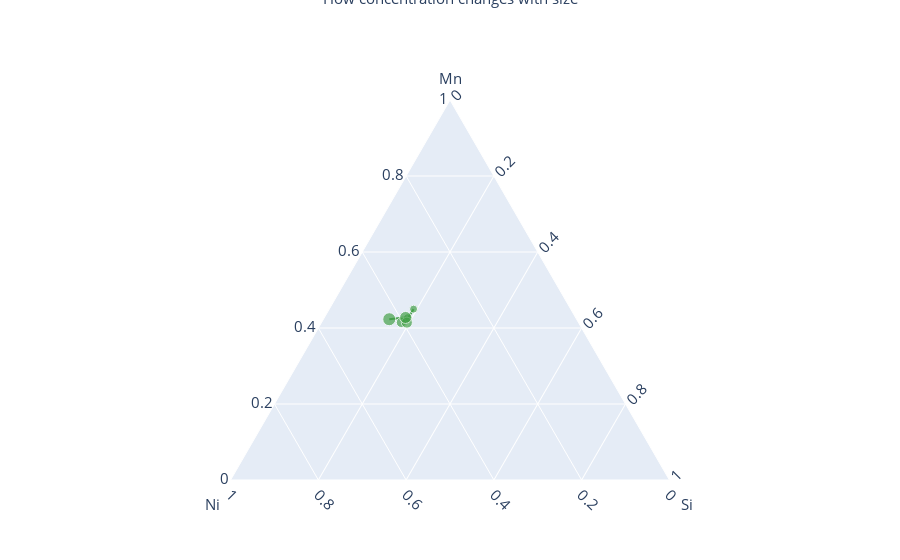

The notebook cell saved with this chart:
### Code cell
# plot mean compositions on ternary diagrams
fig = go.Figure()


# ion = "Cu"
x_axis_values = np.arange(20, 160, 20) # ONE STEP LONGER THAN YOU WANT IT TO BE
ions_to_plot = ["Mn", "Ni", "Si"] # ONLY THREE
if len(ions_to_plot) != 3:
    print("You have to specify exactly three elements / columns!")

all_ternary_dfs = []

# development only 
# delete later
sample_titles = ["Sample 1"]
dfs = [local_df]
    

for i, sample in enumerate(sample_titles):
    
    # find bin stats to smooth the graphs and generalise the data
    
    # local_cs_normalised = local_cs / etas[i] # cluster size / LEAP efficiency
    local_rgyration = dfs[i]["Cluster Size"] / 0.52

    # create new columns if needed
    dfs[i]["Mn+Si"] = dfs[i]["Si"] + dfs[i]["Mn"]

    # iterate through every bin and find mean and std of ion
    y_axis_values = [0, 0, 0]
    y_axis_values[0] = np.zeros(len(x_axis_values)-1)
    y_axis_values[1] = np.zeros(len(x_axis_values)-1)
    y_axis_values[2] = np.zeros(len(x_axis_values)-1)

    y_axis_error = [0, 0, 0]
    y_axis_error[0] = np.zeros(len(x_axis_values)-1)
    y_axis_error[1] = np.zeros(len(x_axis_values)-1)
    y_axis_error[2] = np.zeros(len(x_axis_values)-1)

    bin_cluster_count = np.zeros(len(x_axis_values)-1)

    for i2, bin in enumerate(list(x_axis_values[1:])):
        not_lower_than = local_rgyration > x_axis_values[i2]
        not_higher_than = local_rgyration < x_axis_values[i2+1]
        mask = not_higher_than & not_lower_than
       
        # iterate through three ions to plot
        for i3, ion in enumerate(ions_to_plot):
            
            bin_ion_mean = np.mean(dfs[i][ion][mask])
            bin_ion_std = np.std(dfs[i][ion][mask])
            try:
                bin_error = bin_ion_std / (len(dfs[i][ion][mask])**0.5) # SEM
            except ZeroDivisionError:
                bin_error = 0
            y_axis_values[i3][i2] = bin_ion_mean
            y_axis_error[i3][i2] = bin_error

        # find cluster count in each bin
        bin_cluster_count[i2] = len(dfs[i][ion][mask])


    # move all the data to pandas df, it's easier to plot this way
    this_df = pandas.DataFrame()
    
    this_df["Cluster Radius"] = x_axis_values[:-1]
    
    this_df[ions_to_plot[0]] = y_axis_values[0]
    this_df[ions_to_plot[1]] = y_axis_values[1]
    this_df[ions_to_plot[2]] = y_axis_values[2]

    this_df["Bin Cluster Count"] = bin_cluster_count
    column_name = "{} Error"
    this_df[column_name.format(ions_to_plot[0])] = y_axis_error[0]
    this_df[column_name.format(ions_to_plot[1])] = y_axis_error[1]
    this_df[column_name.format(ions_to_plot[2])] = y_axis_error[2]

    # add sample column
    this_df["Sample"] = np.array(([sample] * len(bin_cluster_count))) 

    # add informative cluster size ranges for hover id
    ticktext = []
    tickvals = []
    for i2 in range(len(x_axis_values[1:])):
        text = "{:.1f}-{:.1f}".format(x_axis_values[i2], x_axis_values[i2+1])
        ticktext.append(text)
        tickvals.append(x_axis_values[i2])
    this_df["Radius Range [nm]"] = ticktext

    # add to the list of all dataframes and concatenate later
    # all_ternary_dfs.append(this_df)

    # for development only
    fig.add_trace(go.Scatterternary(
        a=this_df[ions_to_plot[0]], 
        b=this_df[ions_to_plot[1]], 
        c=this_df[ions_to_plot[2]], 
        opacity=0.7,
        mode="lines+markers",
        name=sample,
        marker={
            # 'symbol': 100,
            'color': 'green',
            'size': [8, 9, 10, 11, 12, 13, 14]
            }
    ))

def makeAxis(title, tickangle):
    return {
      'title': title,
      'titlefont': { 'size': 15 },
      'tickangle': tickangle,
      'tickfont': { 'size': 15 },
      'tickcolor': 'rgba(0,0,0,0)',
      'ticklen': 5,
      'showline': True,
      'showgrid': True
    }

fig.update_layout({
    'ternary': {
        # 'sum': 100,
        'aaxis': makeAxis(ions_to_plot[0], 0),
        'baxis': makeAxis(ions_to_plot[1], 45),
        'caxis': makeAxis(ions_to_plot[2], -45)
    },
    'annotations': [{
      'showarrow': False,
      'text': 'How concentration changes with size',
        'x': 0.5,
        'y': 1.3,
        'font': { 'size': 15 }
    }]
})


fig.show()

### Figure 1 — Plotly figure (JSON) as saved in the notebook; plotly's stock layout.template omitted (floating-point values rounded to 4 significant figures)
{"data": [{"a": [8.054, 10.26, 14.44, 18.08, 24.67, 27.5], "b": [6.414, 9.231, 14.07, 17.08, 22.33, 27.75], "c": [3.441, 4.607, 6.333, 8.5, 10.67, 9.75], "marker": {"color": "green", "size": [8, 9, 10, 11, 12, 13, 14]}, "mode": "lines+markers", "name": "Sample 1", "opacity": 0.7, "type": "scatterternary"}], "layout": {"annotations": [{"font": {"size": 15}, "showarrow": false, "text": "How concentration changes with size", "x": 0.5, "y": 1.3}], "ternary": {"aaxis": {"showgrid": true, "showline": true, "tickangle": 0, "tickcolor": "rgba(0,0,0,0)", "tickfont": {"size": 15}, "ticklen": 5, "title": {"font": {"size": 15}, "text": "Mn"}}, "baxis": {"showgrid": true, "showline": true, "tickangle": 45, "tickcolor": "rgba(0,0,0,0)", "tickfont": {"size": 15}, "ticklen": 5, "title": {"font": {"size": 15}, "text": "Ni"}}, "caxis": {"showgrid": true, "showline": true, "tickangle": -45, "tickcolor": "rgba(0,0,0,0)", "tickfont": {"size": 15}, "ticklen": 5, "title": {"font": {"size": 15}, "text": "Si"}}}}}
